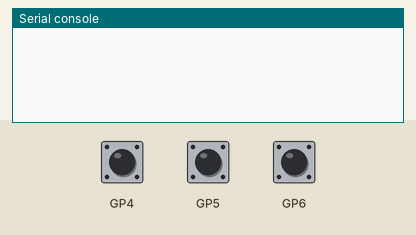
Simulated run of this program. Board: Raspberry Pi Pico running CircuitPython. Parts: the last lines printed to the serial console. The test bench sets the inputs (shaded band); at power-on: GP4 HIGH, GP6 HIGH, GP5 HIGH.

Above: at 1.2 s.
1.3 s: GP4 pulled LOW for 1 s
At 2.9 s:
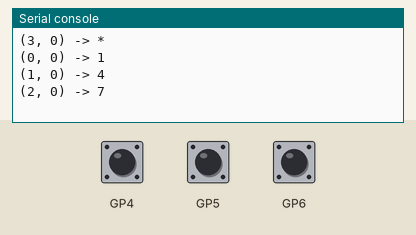
3.8 s: GP6 pulled LOW for 1 s
At 4.8 s:
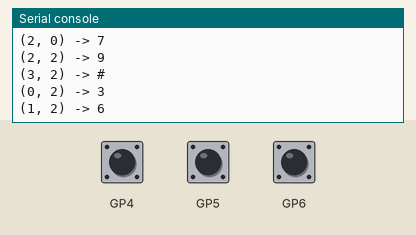
6.3 s: GP5 pulled LOW for 1 s
At 7.8 s:
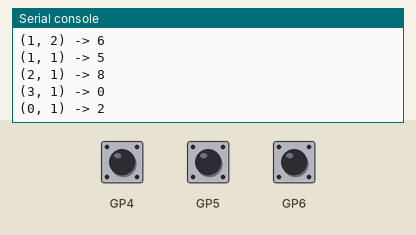
Timing chart, 0 to 9.3 s (numbered marks = the images above; inputs shaded):
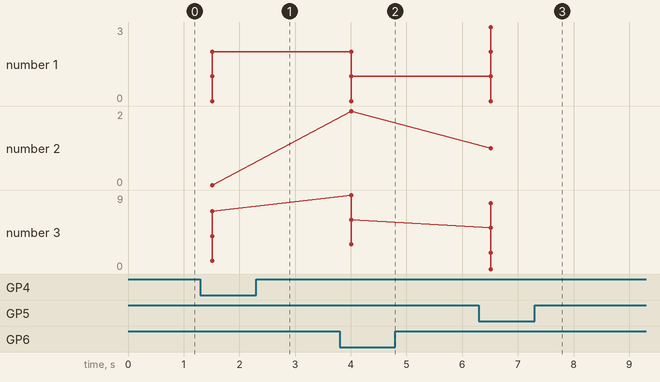

Measured:
- after the input at 1.3 s, the serial console: prints a new line after 0.21 s (image 1)
- after the input at 3.8 s, the serial console: prints a new line after 0.21 s (image 2)
- after the input at 6.3 s, the serial console: prints a new line after 0.21 s (image 3)
- plotted number 3: 7 → 6 after the input at 3.8 s

The program:

keypad_cpython.py
```python
# Exemplo com Teclado

import digitalio
import board
from time import sleep

class Keypad:

  # iniciacao
  def __init__(self, rowPins, columnPins, debounce=5):
    self.nr = len(rowPins)
    self.nc = len(columnPins)
    self.debounce = debounce
    self.rows = [digitalio.DigitalInOut(pin) for pin in rowPins]
    self.columns = [digitalio.DigitalInOut(pin) for pin in columnPins]
    for digPin in self.columns:
        digPin.pull = digitalio.Pull.UP
    self.curRow = 0
    self.previous = [[[False] for _ in range(self.nc)] for _ in range(self.nr)]
    self.count = [[[self.debounce] for _ in range(self.nc)] for _ in range(self.nr)]
    self.validated = [[[False] for _ in range(self.nc)] for _ in range(self.nr)]
    self.keys = []

  # verifica a proxima linha
  def checkRow(self):
    # coloca a linha em nivel BAIXO
    pin = self.rows[self.curRow]
    pin.direction = digitalio.Direction.OUTPUT
    pin.value = False
    # le as colunas e verifica mudancas
    for col in range(self.nc):
      read = self.columns[col].value
      if read == self.previous[self.curRow][col]:
        if self.count[self.curRow][col] != 0:
          self.count[self.curRow][col] = self.count[self.curRow][col] - 1
          if self.count[self.curRow][col] == 0:
            # leitura confirmada
            if read != self.validated[self.curRow][col]:
              self.validated[self.curRow][col] = read
              if read == False:
                  # detectada tecla apertada
                  self.keys.append((self.curRow, col))
      else:
        # reinicia validacao
        self.previous[self.curRow][col] = read
        self.count[self.curRow][col] = self.debounce
    # reconfigura linha como entrada
    pin.direction = digitalio.Direction.INPUT
    # passa para a proxima linha
    self.curRow = self.curRow + 1
    if self.curRow == self.nr:
      self.curRow = 0

  # retorna a proxima tecla apertada
  # None se nenhuma
  def getKey(self):
      if len(self.keys) == 0:
        return None
      else:
        return self.keys.pop(0)

pad = Keypad([board.GP0, board.GP1, board.GP2, board.GP3],
             [board.GP4, board.GP5, board.GP6])

codes = [['1', '2', '3'], ['4', '5', '6'], ['7', '8', '9'], ['*', '0', '#']]

# laco principal
while True:
  pad.checkRow()
  key = pad.getKey()
  if key is None:
    sleep(0.01)
  else:
    print('{} -> {}'.format(key, codes[key[0]][key[1]]))
  
```
